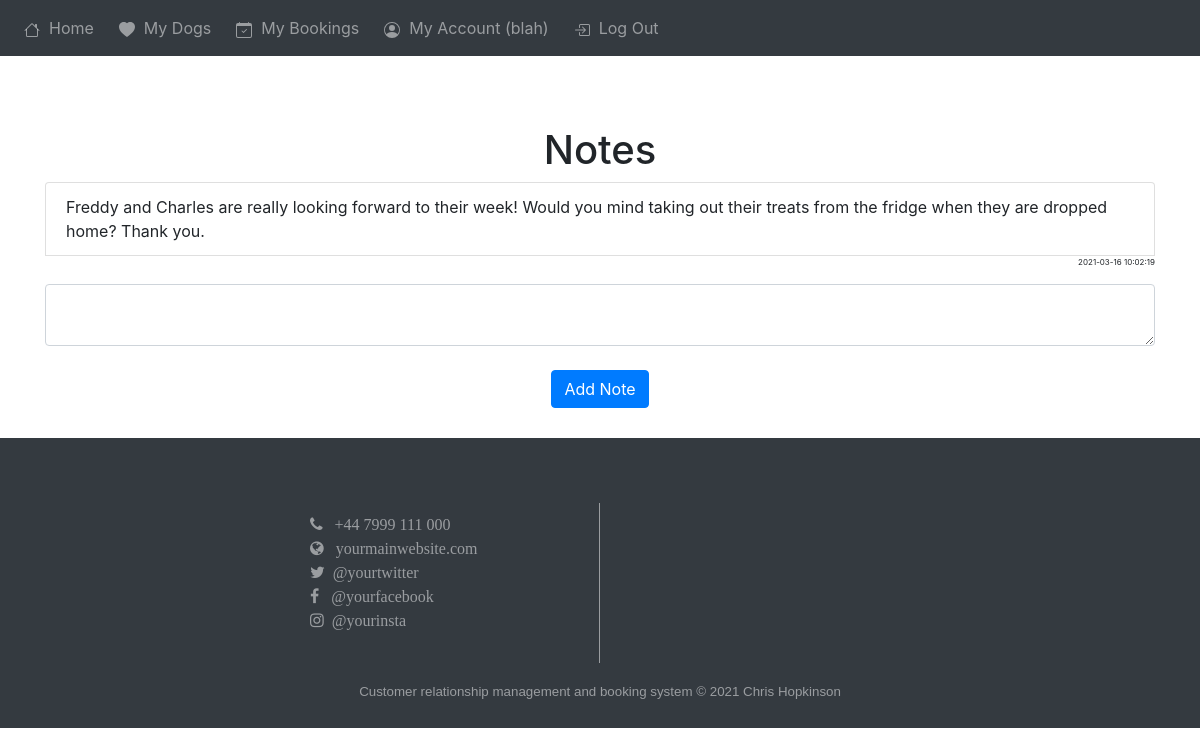
Screenshot of /notes (signed in) with the database file from the repository.
### web/models.py (models this page shows, shortened)
class User(db.Model, UserMixin):
    id = db.Column(db.Integer, primary_key=True)
    email = db.Column(db.String(150), unique=True)
    username = db.Column(db.String(50), unique=True)
    password = db.Column(db.String(50))
    notes = db.relationship("Note")
    dogs = db.relationship("Dog")
    address_1 = db.Column(db.String(150), unique=True)
    post_code = db.Column(db.String(15))
    phone = db.Column(db.String(15))
    first_name = db.Column(db.String(25))
    surname = db.Column(db.String(25))
    role = db.Column(db.String(20), default="user")

class Note(db.Model):
    id = db.Column(db.Integer, primary_key=True)
    data = db.Column(db.String(10000))
    date = db.Column(db.DateTime(timezone=True), default=func.now())
    owner = db.Column(db.Integer, db.ForeignKey("user.id"))

### web/views.py (the view, shortened to what this page needs)
@views.route('/notes', methods=['GET','POST'])
@login_required
def notes():
    return render_template("home.html", user=current_user)

### web/__init__.py (called while the page is built)
def create_app():
    app = Flask(__name__)
    app.config.from_object("config")
    app.static_folder = "static"
    db.init_app(app)
    from .models import User
    from .views import views
    from .auth import auth
    from .admin import admin
    login_manager = LoginManager()
    login_manager.login_view = "auth.login"
    login_manager.init_app(app)
    app.register_blueprint(views, url_prefix="/")
    app.register_blueprint(auth, url_prefix="/")
    app.register_blueprint(admin, url_prefix="/")
    app.register_error_handler(404, page_not_found_404)
    app.register_error_handler(500, internal_server_error_500)
    create_db(app)
    @login_manager.user_loader
    def load_user(id):
        return User.query.get(int(id))
    return app

### web/templates/home.html
{% extends "base.html" %} {% block title %}Home - {{config['SITE_NAME']}}{% endblock %} {% block content
%}
<h1 align="center" style="margin-top: 5%">Notes</h1>
<ul class="list-group list-group flush" id="notes">
  {% for note in user.notes %}
  <li class="list-group-item">{{ note.data }}</li>
  <p style="font-size: 50%; text-align: right">{{note.date}}</p>
  {% endfor %}
</ul>
<form method="POST">
  <textarea name="note" id="note" class="form-control"></textarea>
  <br />
  <div align="center">
    <button type="submit" class="btn btn-primary">Add Note</button>
  </div>
</form>
{% endblock %}

### web/templates/base.html (shortened to what this page needs)
<!DOCTYPE html>
<html lang="en">
  <head>
    <link
      rel="stylesheet"
      href="https://stackpath.bootstrapcdn.com/bootstrap/4.4.1/css/bootstrap.min.css"
    />
    <link
      rel="stylesheet"
      href="https://stackpath.bootstrapcdn.com/font-awesome/4.7.0/css/font-awesome.min.css"
    />
  </head>
  <body>
    <div class="navbarr">
      <nav class="navbar navbar-expand-lg navbar-dark bg-dark">
        <div class="collapse navbar-collapse" id="navbar">
          <div class="navbar-nav">
            {% if not user.is_authenticated %}
            <a class="nav-item nav-link" id="login" href="/login">Log In</a>
            <a class="nav-item nav-link" id="signup" href="/signup">Sign Up</a>
            {% else %} {% if user.role=="admin" %}
            <a class="nav-item nav-link" id="admin" href="/admin">
              <svg
                xmlns="http://www.w3.org/2000/svg"
                width="16"
                height="16"
                fill="currentColor"
                class="bi bi-house"
                viewBox="0 0 16 16"
              >
                <path
                  fill-rule="evenodd"
                  d="M2 13.5V7h1v6.5a.5.5 0 0 0 .5.5h9a.5.5 0 0 0 .5-.5V7h1v6.5a1.5 1.5 0 0 1-1.5 1.5h-9A1.5 1.5 0 0 1 2 13.5zm11-11V6l-2-2V2.5a.5.5 0 0 1 .5-.5h1a.5.5 0 0 1 .5.5z"
                />
                <path
                  fill-rule="evenodd"
                  d="M7.293 1.5a1 1 0 0 1 1.414 0l6.647 6.646a.5.5 0 0 1-.708.708L8 2.207 1.354 8.854a.5.5 0 1 1-.708-.708L7.293 1.5z"
                />
              </svg>
              &nbsp;Admin Home&nbsp;&nbsp;</a
            >
            <a
              class="nav-item nav-link"
              id="view_bookings"
              href="/view_bookings"
              ><svg
                xmlns="http://www.w3.org/2000/svg"
                width="16"
                height="16"
                fill="currentColor"
                class="bi bi-calendar-check"
                viewBox="0 0 16 16"
              >
                <path
                  d="M10.854 7.146a.5.5 0 0 1 0 .708l-3 3a.5.5 0 0 1-.708 0l-1.5-1.5a.5.5 0 1 1 .708-.708L7.5 9.793l2.646-2.647a.5.5 0 0 1 .708 0z"
                />
                <path
                  d="M3.5 0a.5.5 0 0 1 .5.5V1h8V.5a.5.5 0 0 1 1 0V1h1a2 2 0 0 1 2 2v11a2 2 0 0 1-2 2H2a2 2 0 0 1-2-2V3a2 2 0 0 1 2-2h1V.5a.5.5 0 0 1 .5-.5zM1 4v10a1 1 0 0 0 1 1h12a1 1 0 0 0 1-1V4H1z"
                />
              </svg>
              &nbsp;Bookings&nbsp;&nbsp;</a
            >
            {% else %}
            <a class="nav-item nav-link" id="my_dogs" href="/home">
              &nbsp;Home&nbsp;&nbsp;</a
            >
            <a class="nav-item nav-link" id="my_dogs" href="/my_dogs">
              <svg
                xmlns="http://www.w3.org/2000/svg"
                width="16"
                height="16"
                fill="currentColor"
                class="bi bi-heart-fill"
                viewBox="0 0 16 16"
              >
                <path
                  fill-rule="evenodd"
                  d="M8 1.314C12.438-3.248 23.534 4.735 8 15-7.534 4.736 3.562-3.248 8 1.314z"
                />
              </svg>
              &nbsp;My Dogs&nbsp;&nbsp;</a
            >
            <a class="nav-item nav-link" id="my_bookings" href="/bookings"
              >
              &nbsp;My Bookings&nbsp;&nbsp;</a
            >
            {% endif %}
            <a class="nav-item nav-link" id="my_account" href="/my_account">
              &nbsp;My Account ({{ current_user.username }})&nbsp;&nbsp;</a
            >
            <a class="nav-item nav-link" id="logout" href="/logout">
              &nbsp;Log Out&nbsp;&nbsp;</a
            >
            {% endif %}
          </div>
        </div>
      </nav>
    </div>
    <div style="width: 100%; height: 20px; margin-top: 50px"></div>
    <div class="container">{% block content %} {% endblock %}</div>
    <footer id="footer">
      <div class="copyright-foot">{% block breadcrumbs %} {% endblock %}</div>
      <div class="footer-internal">
        <div class="footer-div"></div>
        <div
          class="footer-div"
          style="
            border-style: none solid none none;
            border-width: 1px;
            padding-top: 10px;
            padding-left: 10px;
          "
        >
          <i class="fa fa-phone">&nbsp;&nbsp;&nbsp;+44 7999 111 000</i><br />
          <i class="fa fa-globe">&nbsp;&nbsp;&nbsp;yourmainwebsite.com</i><br />
          <i class="fa fa-twitter">&nbsp;&nbsp;@yourtwitter</i><br />
          <i class="fa fa-facebook">&nbsp;&nbsp;&nbsp;@yourfacebook</i><br />
          <i class="fa fa-instagram">&nbsp;&nbsp;@yourinsta</i><br />
        </div>
        <div class="footer-div" style="padding-top: 10px; padding-left: 10px">
          <br />
          <br />
          <br />
          <br />
        </div>
        <div class="footer-div"></div>
      </div>
      <div class="copyright-foot">
        <p>
          <br />Customer relationship management and booking system &copy; 2021
          Chris Hopkinson
        </p>
      </div>
    </footer>
  </body>
</html>

### web/templates/base.html (style rules this page uses)
#footer { width: 100%; position: absolute; height: 10rem; margin-top: 30px; color: rgb(154, 157, 160); font-family: Arial, Helvetica, sans-serif; font-size: medium; vertical-align: middle; }
.footer-internal { width: 100%; height: 100%; display: grid; grid-template-columns: 1fr 1fr 1fr 1fr; }
.footer-div { text-align: left; background-color: rgb(52, 58, 64); height: 100%; vertical-align: middle; }
.copyright-foot { width: 100%; height: 65px; background-color: rgb(52, 58, 64); text-align: center; font-size: smaller; }
.navbarr { overflow: hidden; position: fixed; top: 0; z-index: 10; width: 100%; }

### rows the page displays
User: username "blah"
Note: data "Freddy and Charles are really looking forward to their week! Would you mind taking out their treats from the fridge when they are dropped home? Thank you.", date "2021-03-16 10:02:19"
